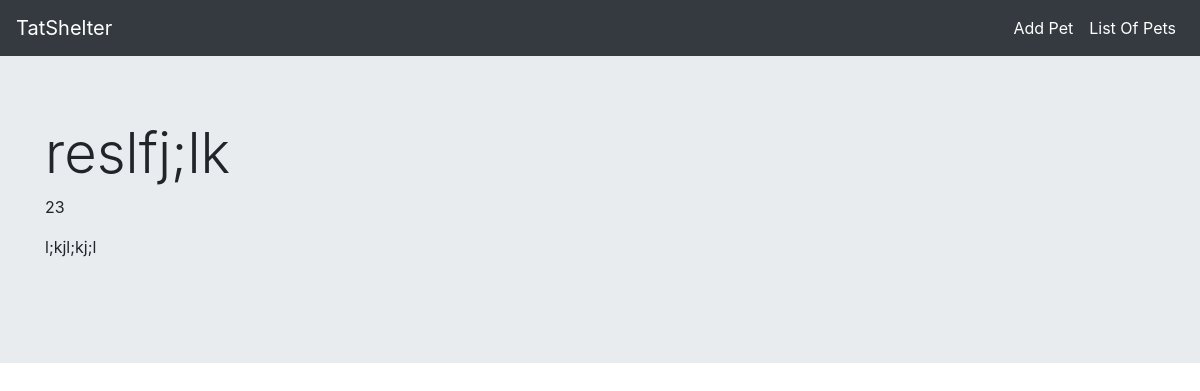
The page /list_pets on the database as committed earlier.
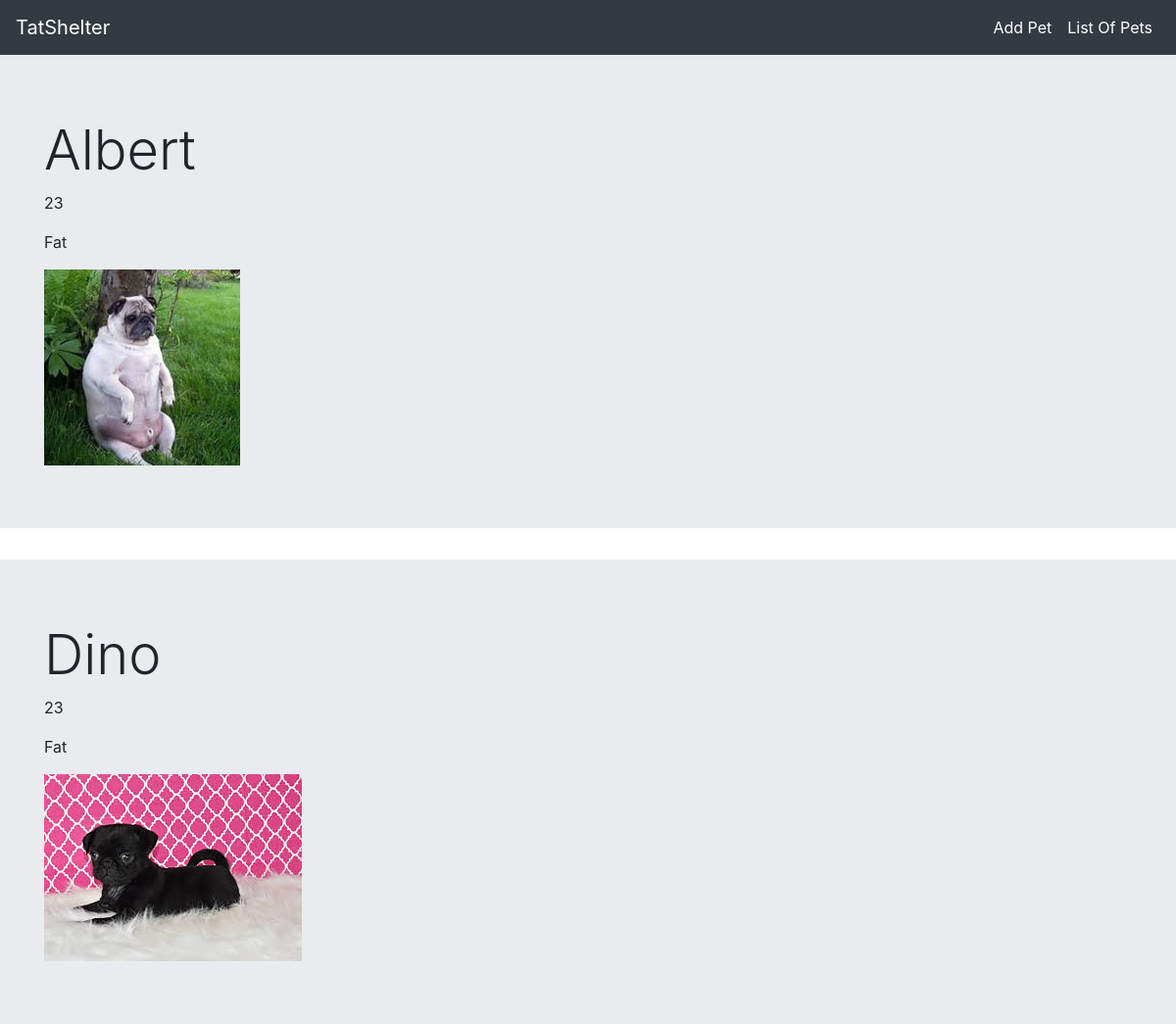
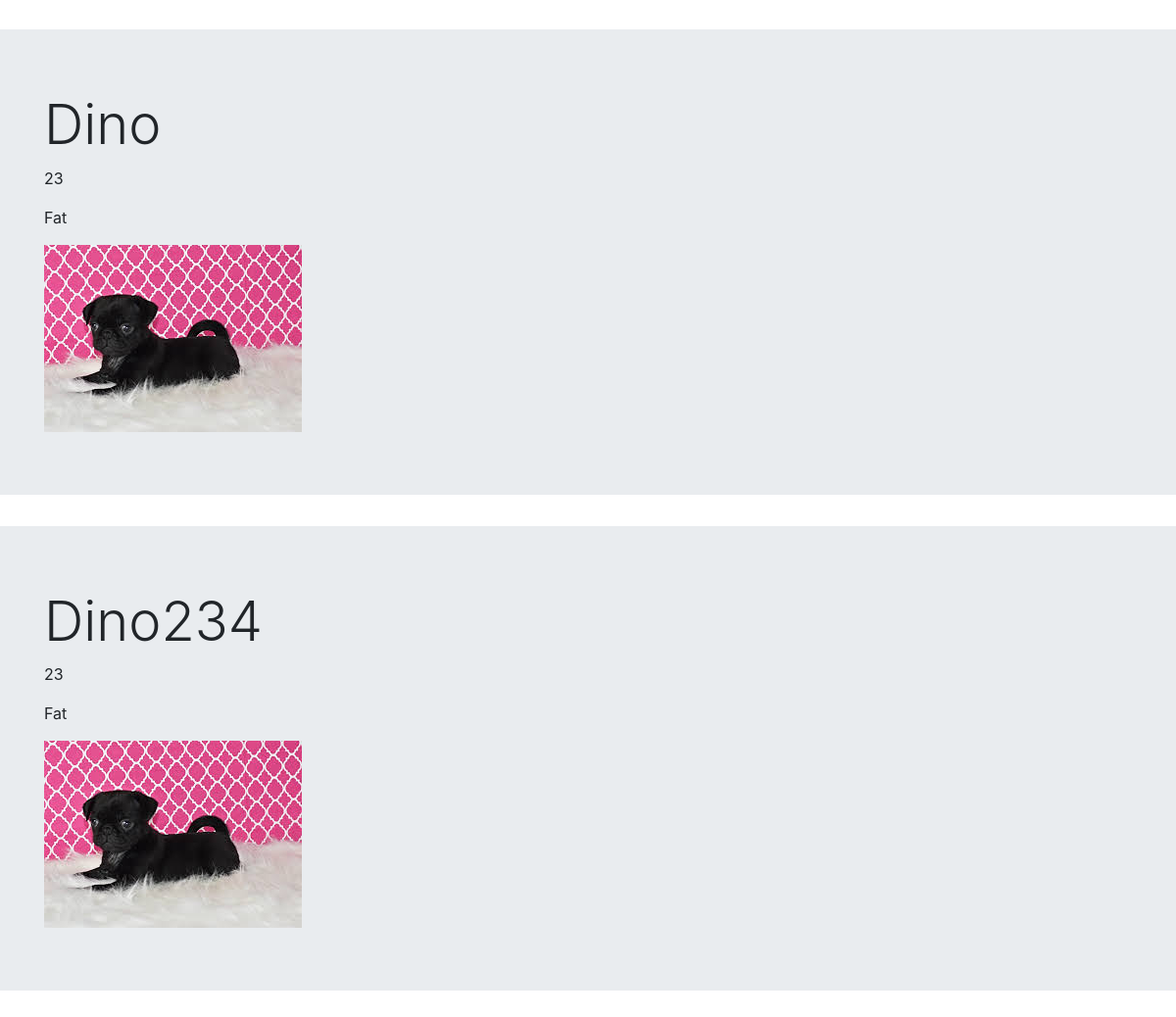
The same page on the database as committed later (2 pictures, top to bottom).
### tatshelter.py (models this page shows, shortened)
class Pet(db.Model):
    __tablename__ = 'pets'
    id = db.Column(db.Integer, primary_key=True)
    name = db.Column(db.Text)
    pet_type = db.Column(db.Text)
    age = db.Column(db.Integer)
    info = db.Column(db.Text)
    adopted = db.Column(db.Boolean)
    owner_id = db.Column(db.Integer, db.ForeignKey('owners.id'))
    adopter_id = db.Column(db.Integer, db.ForeignKey('adopters.id'))
    pic = db.Column(db.String(64), nullable=False, default='default.jpg')

### tatshelter.py (the view)
@app.route('/list_pets')
def list_pets():
    pets = Pet.query.all()
    return render_template('list_pets.html', pets = pets)

### templates/list_pets.html
{%extends "base.html"%}
{%block content%}
{% for pet in pets%}
<div class="jumbotron jumbotron-fluid">
    <div class="container">
      <h1 class="display-4">{{pet.name}}</h1>
      <p>{{pet.age}}</p>
      <p>{{pet.info}}</p>
      <img src="static/{{pet.pic}}" alt="">
      </div>
</div>
{% endfor %}
{% endblock %}

### templates/base.html (shortened to what this page needs)
<!DOCTYPE html>
<html lang="en">
<head>
    <link rel="stylesheet" href="https://stackpath.bootstrapcdn.com/bootstrap/4.5.2/css/bootstrap.min.css">
</head>
<body>
    <nav class="navbar navbar-expand-lg navbar-dark bg-dark">
        <a class="navbar-brand" href="{{url_for('index')}}">TatShelter</a>
        <div class="collapse navbar-collapse" id="navbarSupportedContent">
          <ul class="navbar-nav ml-auto">
            <li class="nav-item active">
              <a class="nav-link" href="{{url_for('add_pet')}}">Add Pet</a>
            </li>
            <li class="nav-item active">
                <a class="nav-link" href="{{url_for('list_pets')}}">List Of Pets</a>
            </li>
          </ul>
        </div>
      </nav>
    {% block content %}
    {%endblock%}
</body>
</html>

Rows that differ between the two databases and show on the page:
changed Pet: name "reslfj;lk" → "Albert"; info "l;kjl;kj;l" → "Fat"; pic: picture added
added Pet: name "Dino", age "23", info "Fat", pic (placeholder picture)
added Pet: name "Dino", age "23", info "Fat", pic (placeholder picture)
added Pet: name "Dino234", age "23", info "Fat", pic (placeholder picture)
